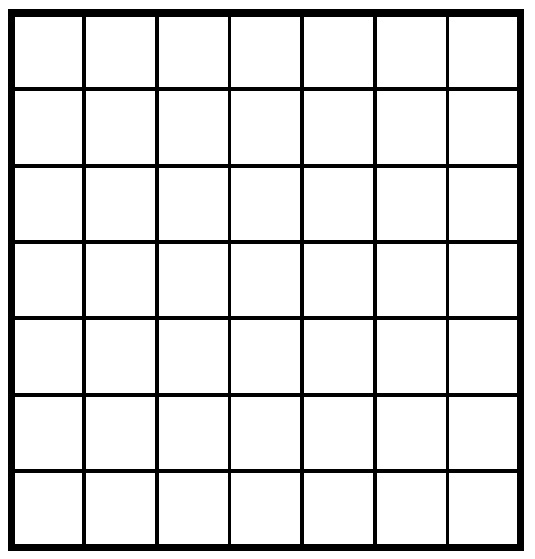
#> input picture 14.0 Affine Transformation/grid.jpg, 535 x 559 px
$ python affine.py
#> lines starting #> are read from the running program, lines starting #| are printed output that depends on the picture; after the words box and inside, x2 and y2 are one past the last pixel; in counts of white or black regions, pixels touching at a corner belong together
# An affine transformation is any transformation that preserves collinearity
# (i.e., all points lying on a line initially still lie on a line after
#  transformation) and ratios of distances (e.g., the midpoint of a line
#   segment remains the midpoint after transformation).

import cv2
import numpy as np

img = cv2.imread('grid.jpg')
#> img is the input picture: shape (559, 535, 3); min 0, max 255, mean 222.4
rows, cols , ch  = img.shape
#> rows = 559; cols = 535; ch = 3

# drawing of circle on image
cv2.circle(img,(83,90),5,(0,0,255),-1)
#> img: shape (559, 535, 3); 0.03% of pixels changed, all inside (x1, y1, x2, y2) = (78, 85, 89, 96)
cv2.circle(img,(450,90),5,(0,0,255),-1)
#> img: shape (559, 535, 3); mean B, G, R 222.4, 222.4, 222.5
cv2.circle(img,(83,472),5,(0,0,255),-1)
#> img: shape (559, 535, 3); mean B, G, R 222.3, 222.3, 222.5

# points
pts1 = np.float32([[83,90],[447,90],[83,472]])
pts2 = np.float32([[30,90],[447,90],[83,472]])

# applying affine transformation
matrix = cv2.getAffineTransform(pts1,pts2)
print(matrix)
result = cv2.warpAffine(img,matrix,(cols,rows))
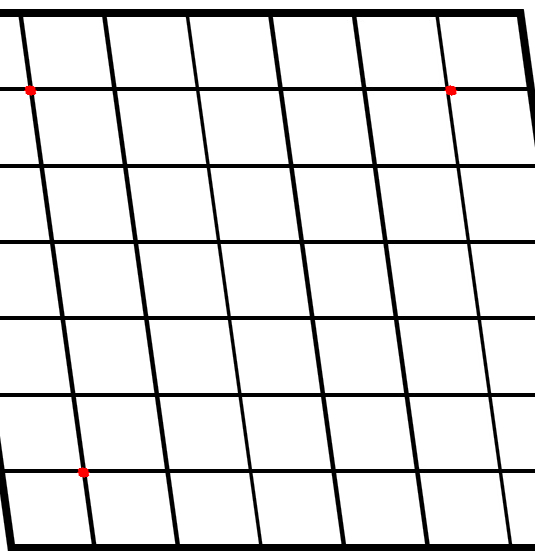
#> result: shape (559, 535, 3); mean B, G, R 225.3, 225.3, 225.5

# always display the image after processing
# because python is an interpreter
cv2.imshow("Image",img)
cv2.imshow("Affine transformation",result)

cv2.waitKey(0)
cv2.destroyAllWindows()
